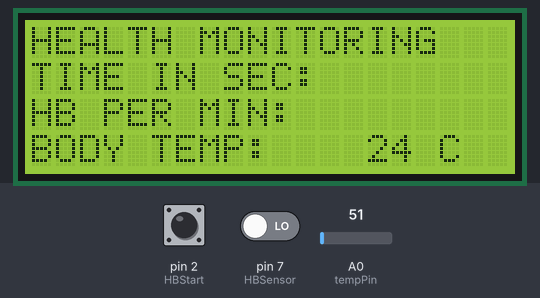
Simulated run of this sketch. Board: Arduino Uno, built with avr-gcc and run on an emulated ATmega328P. Parts: 20×4 character LCD. The test bench sets the inputs (shaded band); at power-on: A0 (tempPin) = 51, pin 2 (HBStart) HIGH, pin 7 (HBSensor) LOW.

Above: at 1.2 s.
1.3 s: A0 (tempPin) set to 23
At 2.5 s:
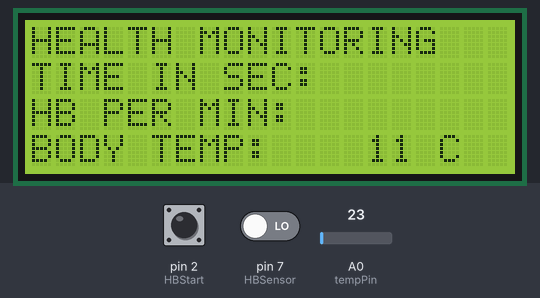
2.8 s: A0 (tempPin) set to 19
At 4.0 s:
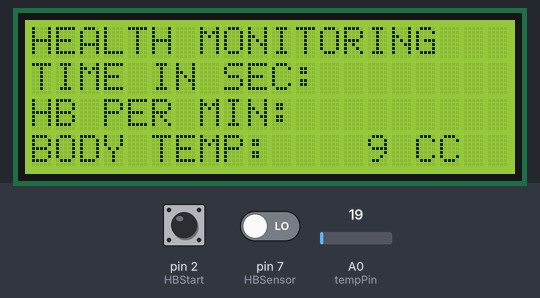
4.3 s: pin 2 (HBStart) pulled LOW for 0.15 s
7.4 s: A0 (tempPin) set to 15
At 8.8 s:
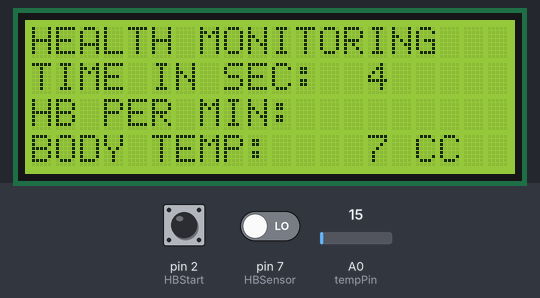
10.4 s: A0 (tempPin) set to 30
At 11.5 s:
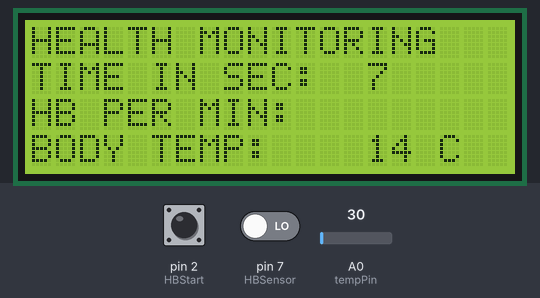
13.4 s: A0 (tempPin) set to 15
At 14.8 s:
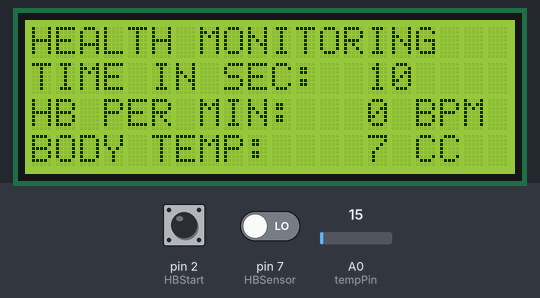
Timing chart, 0 to 16.4 s (numbered marks = the images above; inputs shaded):
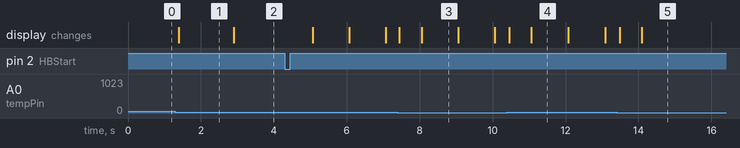

The sketch:

Hmonitoringcode.ino
```cpp
#include <TimerOne.h>
#include <LiquidCrystal.h>

LiquidCrystal lcd(13, 12, 11, 10, 9, 8);

int val;
int tempPin = A0;
int HBSensor = 7;
int HBCount = 0;
int HBCheck = 0;
int TimeinSec = 0;
int HBperMin = 0;
int HBStart = 2;
int HBStartCheck = 0;

void setup() {
  lcd.begin(20, 4);
  pinMode(HBSensor, INPUT);
  pinMode(HBStart, INPUT_PULLUP);
  Timer1.initialize(1000000);
  Timer1.attachInterrupt(timerIsr);

  lcd.clear();
  lcd.setCursor(0, 0);
  lcd.print("HEALTH MONITORING");
  lcd.setCursor(0, 1);
  lcd.print("TIME IN SEC: ");
  lcd.setCursor(0, 3);
  lcd.print("BODY TEMP: ");
  lcd.setCursor(0, 2);
  lcd.print("HB PER MIN: ");
}

void loop() {
  val = analogRead(tempPin);
  float mv = (val / 1023.0) * 5000;
  int cel = mv / 10;

  lcd.setCursor(14, 3);
  lcd.print(cel);
  lcd.print(" C");
  delay(100);

  if (digitalRead(HBStart) == LOW) {
    HBStartCheck = 1;
  }

  if (HBStartCheck == 1) {
    if ((digitalRead(HBSensor) == HIGH) && (HBCheck == 0)) {
      HBCount = HBCount + 1;
      HBCheck = 1;
    }
    if ((digitalRead(HBSensor) == LOW) && (HBCheck == 1)) {
      HBCheck = 0;
    }

    if (TimeinSec >= 10) {
      HBperMin = HBCount * 6;
      HBStartCheck = 0;

      lcd.setCursor(14, 2);
      lcd.print(HBperMin);
      lcd.print(" BPM");

      HBCount = 0;
      TimeinSec = 0;
    }
  }
}

void timerIsr() {
  if (HBStartCheck == 1) {
    TimeinSec = TimeinSec + 1;
    lcd.setCursor(14, 1);
    lcd.print(TimeinSec);
    lcd.print(" ");
  }
}
```

Measured:
- the behaviour switches between 21 and 20 on A0 (tempPin) (found by bisection; images 1 and 2)
- after the input at 1.3 s, the display: changes after 0.09 s (image 1)
- after the input at 2.8 s, the display: changes after 0.10 s (image 2)
- after the input at 10.4 s, the display: first changes after 0.06 s (image 4 shows a later state)
- after the input at 13.4 s, the display: first changes after 0.09 s (image 5 shows a later state)
- what the display in image 3 shows lasts 1.0 s, from 8.1 s to 9.1 s
